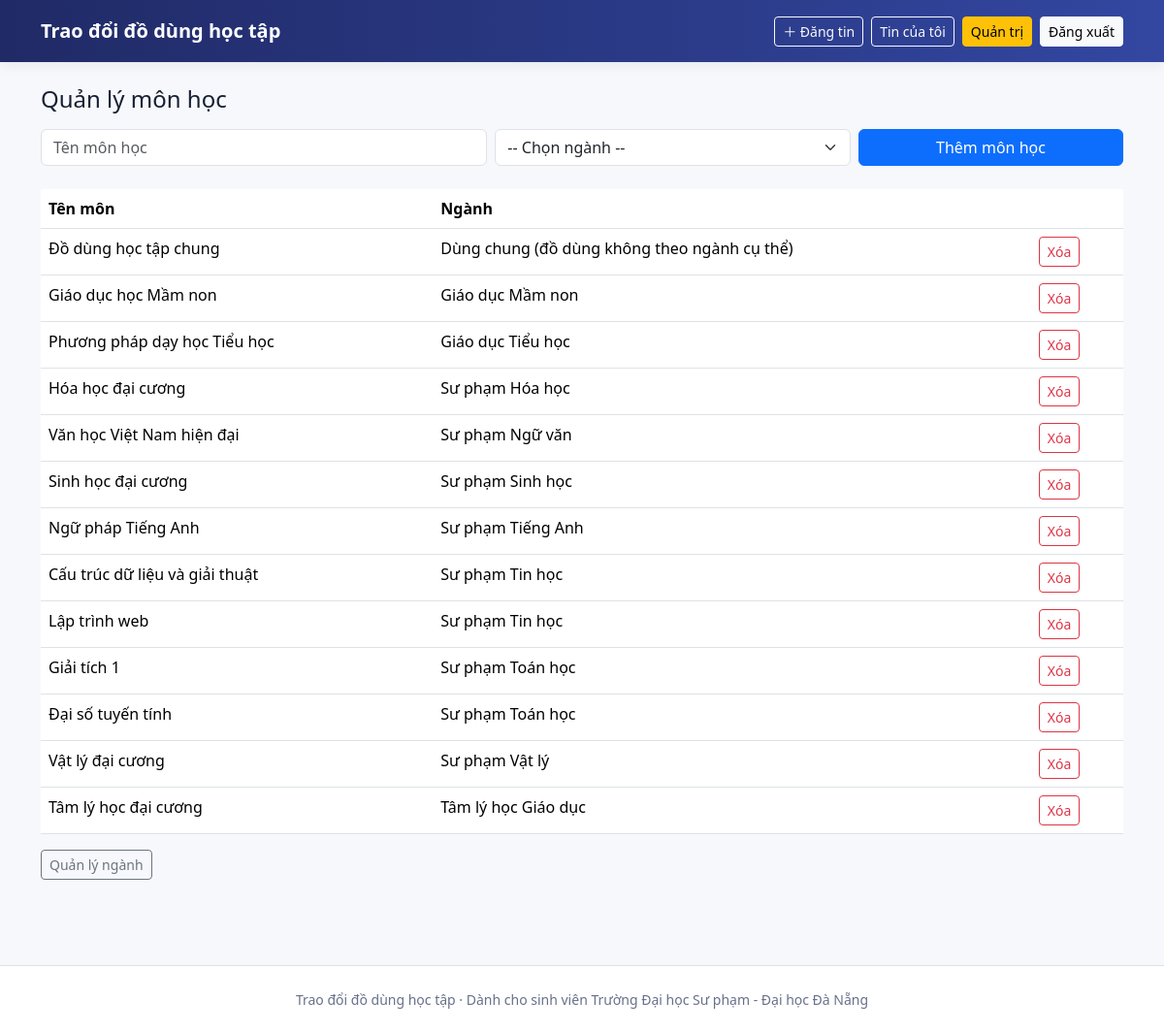
/admin/mon-hoc.php (signed in), run on the app's committed database.
### tables this page shows
CREATE TABLE `monhoc` (
  `maMon` int(11) NOT NULL,
  `tenMon` varchar(100) NOT NULL,
  `maNganh` int(11) NOT NULL
);

CREATE TABLE `nganh` (
  `maNganh` int(11) NOT NULL,
  `tenNganh` varchar(100) NOT NULL
);

### admin/mon-hoc.php (the view, shortened to what this page needs)
<?php
require '../config/database.php';
include '../includes/header.php';
$monHoc = $conn->query("SELECT m.*, n.tenNganh FROM MonHoc m JOIN Nganh n ON m.maNganh = n.maNganh ORDER BY n.tenNganh, m.tenMon");
?>
<h4 class="mb-3">Quản lý môn học</h4>
<form method="POST" class="row g-2 mb-4">
  <div class="col-md-5"><input name="tenMon" class="form-control" placeholder="Tên môn học" required></div>
  <div class="col-md-4">
    <select name="maNganh" class="form-select" required>
      <option value="">-- Chọn ngành --</option>
    </select>
  </div>
  <div class="col-md-3"><button class="btn btn-primary w-100">Thêm môn học</button></div>
</form>
<table class="table bg-white">
  <thead><tr><th>Tên môn</th><th>Ngành</th><th></th></tr></thead>
  <tbody>
  <?php while ($m = $monHoc->fetch_assoc()): ?>
    <tr>
      <td><?= htmlspecialchars($m['tenMon']) ?></td>
      <td><?= htmlspecialchars($m['tenNganh']) ?></td>
      <td><a href="mon-hoc.php?xoa=<?= $m['maMon'] ?>" class="btn btn-sm btn-outline-danger" onclick="return confirm('Xóa môn học này?')">Xóa</a></td>
    </tr>
  <?php endwhile; ?>
  </tbody>
</table>
<p class="mt-2"><a href="nganh.php" class="btn btn-outline-secondary btn-sm">Quản lý ngành</a></p>
<?php include '../includes/footer.php'; ?>

### includes/header.php (shortened to what this page needs)
<!DOCTYPE html>
<html lang="vi">
<head>
    <link href="https://cdn.jsdelivr.net/npm/bootstrap@5.3.3/dist/css/bootstrap.min.css" rel="stylesheet">
</head>
<body>
<nav class="navbar navbar-expand-lg mb-4">
  <div class="container py-1">
    <?php
    $isAdminPage = basename(dirname($_SERVER['SCRIPT_NAME'])) === 'admin';
    $prefix = $isAdminPage ? '../' : '';
    ?>
    <a class="navbar-brand fw-bold" href="<?= $prefix ?>index.php"> Trao đổi đồ dùng học tập</a>
    <div class="d-flex flex-wrap gap-2">
      <?php if (isset($_SESSION['maND'])): ?>
        <a href="<?= $prefix ?>dang-tin.php" class="btn btn-sm btn-outline-light">＋ Đăng tin</a>
        <a href="<?= $prefix ?>tin-cua-toi.php" class="btn btn-sm btn-outline-light">Tin của tôi</a>
        <?php if (($_SESSION['vaiTro'] ?? '') === 'admin'): ?>
          <a href="<?= $isAdminPage ? 'index.php' : 'admin/index.php' ?>" class="btn btn-sm btn-warning">Quản trị</a>
        <?php endif; ?>
        <a href="<?= $prefix ?>dang-xuat.php" class="btn btn-sm btn-light">Đăng xuất</a>
      <?php else: ?>
        <a href="<?= $prefix ?>dang-nhap.php" class="btn btn-sm btn-outline-light">Đăng nhập</a>
        <a href="<?= $prefix ?>dang-ky.php" class="btn btn-sm btn-light">Đăng ký</a>
      <?php endif; ?>
    </div>
  </div>
</nav>
<div class="container pb-5">

### includes/footer.php (shortened to what this page needs)
</div>
<footer class="border-top bg-white py-4 mt-4">
  <div class="container small text-center">
   Trao đổi đồ dùng học tập · Dành cho sinh viên Trường Đại học Sư phạm - Đại học Đà Nẵng
  </div>
</footer>
</body>
</html>

### includes/header.php (style rules this page uses)
:root { --primary:#25316D; --primary2:#4F63C7; --soft:#F5F7FF; --text:#172033; }
body { background:#f6f8fc;color:var(--text); }
.navbar { background:linear-gradient(90deg,#202a66,#3347a1)!important;box-shadow:0 2px 14px rgba(0,0,0,.08); }
.navbar-brand,.nav-link { color:#fff!important }
footer { color:#68708a }

### data on the page
monhoc: tenMon "Đồ dùng học tập chung", maNganh.tenNganh "Dùng chung (đồ dùng không theo ngành cụ thể)"
monhoc: tenMon "Giáo dục học Mầm non", maNganh.tenNganh "Giáo dục Mầm non"
monhoc: tenMon "Phương pháp dạy học Tiểu học", maNganh.tenNganh "Giáo dục Tiểu học"
monhoc: tenMon "Hóa học đại cương", maNganh.tenNganh "Sư phạm Hóa học"
monhoc: tenMon "Văn học Việt Nam hiện đại", maNganh.tenNganh "Sư phạm Ngữ văn"
monhoc: tenMon "Sinh học đại cương", maNganh.tenNganh "Sư phạm Sinh học"
monhoc: tenMon "Ngữ pháp Tiếng Anh", maNganh.tenNganh "Sư phạm Tiếng Anh"
monhoc: tenMon "Cấu trúc dữ liệu và giải thuật", maNganh.tenNganh "Sư phạm Tin học"
monhoc: tenMon "Lập trình web", maNganh.tenNganh "Sư phạm Tin học"
monhoc: tenMon "Giải tích 1", maNganh.tenNganh "Sư phạm Toán học"
monhoc: tenMon "Đại số tuyến tính", maNganh.tenNganh "Sư phạm Toán học"
monhoc: tenMon "Vật lý đại cương", maNganh.tenNganh "Sư phạm Vật lý"
monhoc: tenMon "Tâm lý học đại cương", maNganh.tenNganh "Tâm lý học Giáo dục"
